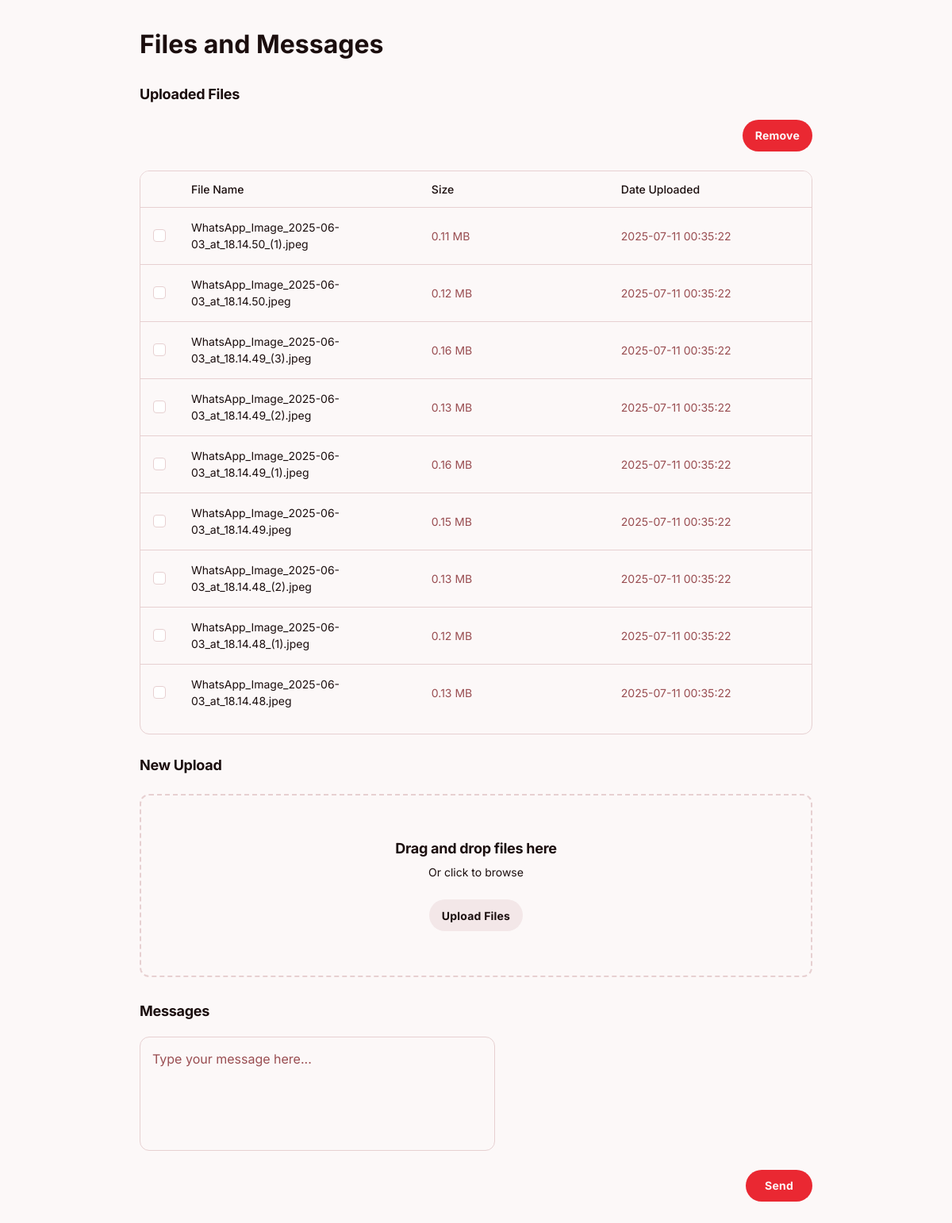
Page /cadastro on the committed database.
### app/models/Anuncio.py (models this page shows, shortened)
class Anuncio(db.Model):
    __tablename__ = 'anuncios'
    id = db.Column(db.Integer, primary_key=True)
    caminho = db.Column(db.String(64))
    altura = db.Column(db.Integer)
    largura = db.Column(db.Integer)
    tamanho = db.Column(db.Integer, default=0)
    nome = db.Column(db.String(64), default='Anúncio')
    data_criacao = db.Column(db.DateTime, default=db.func.current_timestamp())
    @staticmethod
    def get_all():
        return Anuncio.query.all()

### app/routes/cadastro_routes.py (the view)
@cad_bp.route('/cadastro')
def cadastro():
    data = Anuncio.get_all()
    if data:
        return render_template('teste.html', anuncios=data)

### app/templates/teste.html (shortened to what this page needs)
<html>
<head>
    <script src="https://cdn.tailwindcss.com?plugins=forms,container-queries"></script>
</head>
<body>
    <div class="relative flex size-full min-h-screen flex-col bg-[#fcf8f8] group/design-root overflow-x-hidden"
        style='font-family: Inter, "Noto Sans", sans-serif;'>
        <div class="layout-container flex h-full grow flex-col">
            <main>
                <div class="px-40 flex flex-1 justify-center py-5">
                    <div class="layout-content-container flex flex-col max-w-[960px] flex-1">
                        <div class="flex flex-wrap justify-between gap-3 p-4">
                            <p class="text-[#1b0e0e] tracking-light text-[32px] font-bold leading-tight min-w-72">Files
                                and Messages</p>
                        </div>
                        <h3 class="text-[#1b0e0e] text-lg font-bold leading-tight tracking-[-0.015em] px-4 pb-2 pt-4">
                            Uploaded Files</h3>
                        <div class="flex px-4 py-3 justify-end">
                            <button id="deletar"
                                class="flex min-w-[84px] max-w-[480px] cursor-pointer items-center justify-center overflow-hidden rounded-full h-10 px-4 bg-[#ea2832] text-[#fcf8f8] text-sm font-bold leading-normal tracking-[0.015em]">
                                <span class="truncate">Remove</span>
                            </button>
                        </div>
                        <div class="px-4 py-3 @container">
                            <div class="flex overflow-hidden rounded-xl border border-[#e7d0d1] bg-[#fcf8f8]">
                                <form action="/cadastro/delete" method="post" enctype="multipart/form-data" id="form-delete">
                                    <table class="flex-1">
                                        <thead>
                                            <tr class="bg-[#fcf8f8]">
                                                <th
                                                    class="table-da5ca9a9-12e4-4bd5-a590-5121aa32de00-column-120 px-4 py-3 text-left text-[#1b0e0e] text-sm font-medium leading-normal">
                                                </th>
                                                <th
                                                    class="table-da5ca9a9-12e4-4bd5-a590-5121aa32de00-column-240 px-4 py-3 text-left text-[#1b0e0e] w-[400px] text-sm font-medium leading-normal">
                                                    File Name
                                                </th>
                                                <th
                                                    class="table-da5ca9a9-12e4-4bd5-a590-5121aa32de00-column-360 px-4 py-3 text-left text-[#1b0e0e] w-[400px] text-sm font-medium leading-normal">
                                                    Size</th>
                                                <th
                                                    class="table-da5ca9a9-12e4-4bd5-a590-5121aa32de00-column-480 px-4 py-3 text-left text-[#1b0e0e] w-[400px] text-sm font-medium leading-normal">
                                                    Date Uploaded
                                                </th>
                                            </tr>
                                        </thead>
                                        <tbody>
                                            {% with anuncios = anuncios%} {% if anuncios %} {% for cada in anuncios %}
                                            <tr class="border-t border-t-[#e7d0d1]">
                                                <td
                                                    class="table-da5ca9a9-12e4-4bd5-a590-5121aa32de00-column-120 h-[72px] px-4 py-2 text-sm font-normal leading-normal">
                                                    <input type="checkbox" name="selecionados" id="{{cada.id}}" value="{{cada.id}}"
                                                        class="h-4 w-4 rounded border-[#e7d0d1] text-[#ea2832] focus:ring-0">
                                                </td>
                                                <td
                                                    class="table-da5ca9a9-12e4-4bd5-a590-5121aa32de00-column-240 h-[72px] px-4 py-2 w-[400px] text-[#1b0e0e] text-sm font-normal leading-normal">
                                                    {{ cada.nome }}
                                                </td>
                                                <td
                                                    class="table-da5ca9a9-12e4-4bd5-a590-5121aa32de00-column-360 h-[72px] px-4 py-2 w-[400px] text-[#994d51] text-sm font-normal leading-normal">
                                                    {{ cada.tamanho }} MB
                                                </td>
                                                <td
                                                    class="table-da5ca9a9-12e4-4bd5-a590-5121aa32de00-column-480 h-[72px] px-4 py-2 w-[400px] text-[#994d51] text-sm font-normal leading-normal">
                                                    {{ cada.data_criacao }}
                                                </td>
                                            </tr>
                                            {% endfor %} {%endif%} {%endwith%}
                                        </tbody>
                                    </table>
                                </form>
                            </div>
                        </div>
                        <h3 class="text-[#1b0e0e] text-lg font-bold leading-tight tracking-[-0.015em] px-4 pb-2 pt-4">
                            New Upload</h3>
                        <div class="flex flex-col p-4">
                            <div
                                class="flex flex-col items-center gap-6 rounded-xl border-2 border-dashed border-[#e7d0d1] px-6 py-14">
                                <div class="flex max-w-[480px] flex-col items-center gap-2">
                                    <p
                                        class="text-[#1b0e0e] text-lg font-bold leading-tight tracking-[-0.015em] max-w-[480px] text-center">
                                        Drag and drop files here</p>
                                    <p
                                        class="text-[#1b0e0e] text-sm font-normal leading-normal max-w-[480px] text-center">
                                        Or click to browse</p>
                                </div>
                                <button
                                    class="flex min-w-[84px] max-w-[480px] cursor-pointer items-center justify-center overflow-hidden rounded-full h-10 px-4 bg-[#f3e7e8] text-[#1b0e0e] text-sm font-bold leading-normal tracking-[0.015em]">
                                    <span class="truncate">Upload Files</span>
                                </button>
                            </div>
                        </div>
                        <h3 class="text-[#1b0e0e] text-lg font-bold leading-tight tracking-[-0.015em] px-4 pb-2 pt-4">
                            Messages</h3>
                        <div class="flex max-w-[480px] flex-wrap items-end gap-4 px-4 py-3">
                            <label class="flex flex-col min-w-40 flex-1">
                                <textarea placeholder="Type your message here..."
                                    class="form-input flex w-full min-w-0 flex-1 resize-none overflow-hidden rounded-xl text-[#1b0e0e] focus:outline-0 focus:ring-0 border border-[#e7d0d1] bg-[#fcf8f8] focus:border-[#e7d0d1] min-h-36 placeholder:text-[#994d51] p-[15px] text-base font-normal leading-normal"></textarea>
                            </label>
                        </div>
                        <div class="flex px-4 py-3 justify-end">
                            <button
                                class="flex min-w-[84px] max-w-[480px] cursor-pointer items-center justify-center overflow-hidden rounded-full h-10 px-4 bg-[#ea2832] text-[#fcf8f8] text-sm font-bold leading-normal tracking-[0.015em]">
                                <span class="truncate">Send</span>
                            </button>
                        </div>
                    </div>
                </div>
            </main>
        </div>
    </div>
</body>
</html>

### rows in the picture
Anuncio: nome "WhatsApp_Image_2025-06-03_at_18.14.50_(1).jpeg", tamanho "0.11", data_criacao "2025-07-11 00:35:22"
Anuncio: nome "WhatsApp_Image_2025-06-03_at_18.14.50.jpeg", tamanho "0.12", data_criacao "2025-07-11 00:35:22"
Anuncio: nome "WhatsApp_Image_2025-06-03_at_18.14.49_(3).jpeg", tamanho "0.16", data_criacao "2025-07-11 00:35:22"
Anuncio: nome "WhatsApp_Image_2025-06-03_at_18.14.49_(2).jpeg", tamanho "0.13", data_criacao "2025-07-11 00:35:22"
Anuncio: nome "WhatsApp_Image_2025-06-03_at_18.14.49_(1).jpeg", tamanho "0.16", data_criacao "2025-07-11 00:35:22"
Anuncio: nome "WhatsApp_Image_2025-06-03_at_18.14.49.jpeg", tamanho "0.15", data_criacao "2025-07-11 00:35:22"
Anuncio: nome "WhatsApp_Image_2025-06-03_at_18.14.48_(2).jpeg", tamanho "0.13", data_criacao "2025-07-11 00:35:22"
Anuncio: nome "WhatsApp_Image_2025-06-03_at_18.14.48_(1).jpeg", tamanho "0.12", data_criacao "2025-07-11 00:35:22"
Anuncio: nome "WhatsApp_Image_2025-06-03_at_18.14.48.jpeg", tamanho "0.13", data_criacao "2025-07-11 00:35:22"
